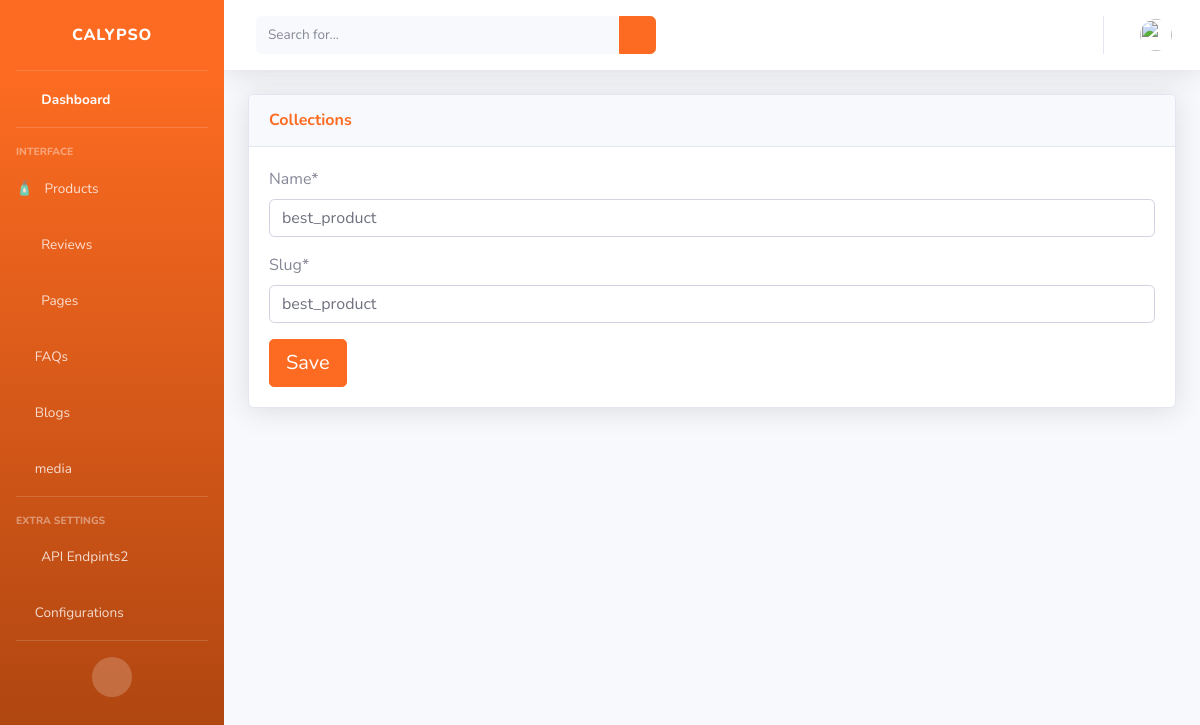
The page /dashboard/collection/4/ (signed in) on the database as committed earlier.
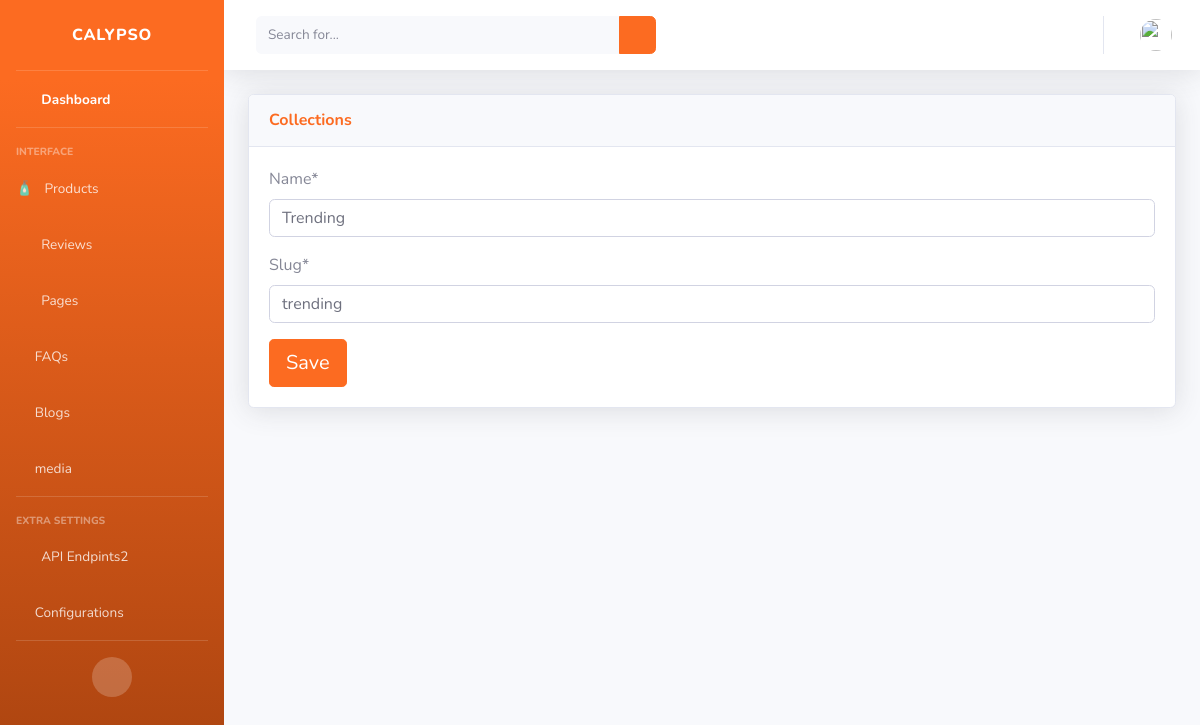
The same page on the database as committed later.
### product/models.py (models this page shows, shortened)
class Collection(models.Model):
    name = models.CharField(max_length=250, unique=True)
    slug = models.SlugField(max_length=255, unique=True, allow_unicode=True)
    background_image_alt = models.CharField(max_length=128, blank=True)
    description = models.TextField(blank=True)

### dashboard/views.py (the view, shortened to what this page needs)
# urls.py: path('collection/<int:pk>/', views.CollectionEditView.as_view(),
class CollectionEditView(StaffRequiredMixin, UpdateView):
    model = Collection
    template_name = 'dashboard/products/collection/collection_edit.html'
    form_class = CollectionForm
    success_url = reverse_lazy('dashboard:collections')

### dashboard/forms.py
class CollectionForm(forms.ModelForm):
    class Meta:
        model = Collection
        fields = ['name', 'slug', 'background_image_alt', 'description']

### dashboard/views.py (called while the page is built)
    def test_func(self):
        return self.request.user.is_staff

### templates/dashboard/products/collection/collection_edit.html (shortened to what this page needs)
{% extends "dashboard/admin-base.html" %} {% load static %}
{% load crispy_forms_tags %}
{% block content %}
<div class="container-fluid">
  <div class="card shadow mb-4">
    <div class="card-header py-3">
      <h6 class="m-0 font-weight-bold text-primary">Collections</h6>
    </div>
    <div class="card-body">
      <div class="table-responsive">
        <form method="POST">
          {{ form.name | as_crispy_field }}
          {{ form.slug | as_crispy_field }}
          <button type="submit" class="btn btn-lg btn-primary">Save</button>
        </form>
      </div>
    </div>
  </div>
</div>
{% endblock %}

Rows that differ between the two databases and show on the page:
changed Collection: name "best_product" → "Trending"; slug "best_product" → "trending"
